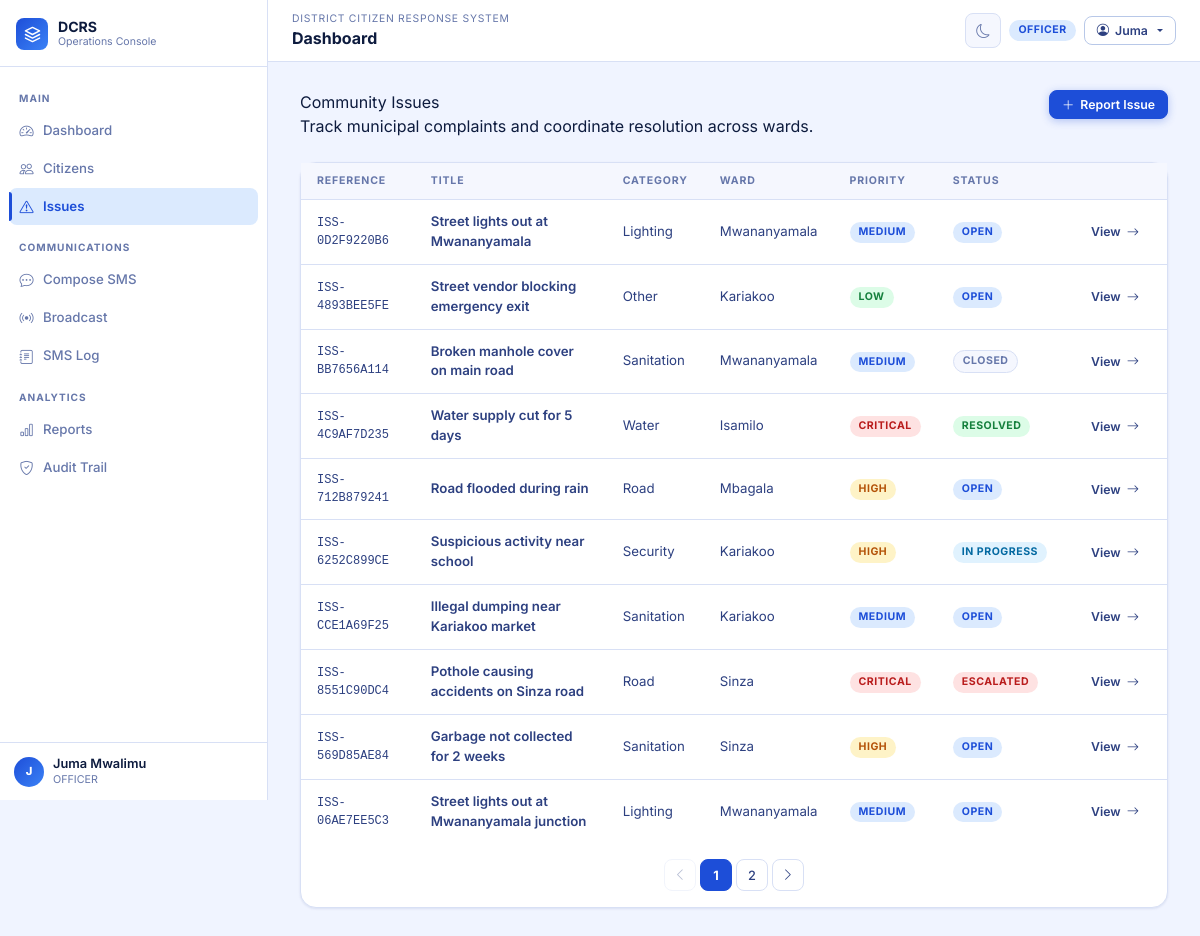
Screenshot of /issues/ (signed in) with the database file from the repository.
### apps/accounts/models.py (models this page shows, shortened)
class User(AbstractUser):
    class Role(models.TextChoices):
        ADMIN = "ADMIN", "Admin"
        OFFICER = "OFFICER", "Officer"
        CITIZEN = "CITIZEN", "Citizen"
    role = models.CharField(max_length=20, choices=Role.choices, default=Role.OFFICER)
    phone_number = models.CharField(max_length=20, blank=True, unique=True, null=True)
    national_id = models.CharField(max_length=32, blank=True, unique=True)
    ward = models.ForeignKey(
        "localities.Ward",
        on_delete=models.SET_NULL,
        null=True,
        blank=True,
        related_name="users",
    )
    is_phone_verified = models.BooleanField(default=False)
    failed_login_attempts = models.PositiveSmallIntegerField(default=0)
    locked_until = models.DateTimeField(blank=True, null=True)
    class Meta:
        ordering = ["username"]

### apps/issues/models.py (models this page shows, shortened)
class Issue(models.Model):
    class Category(models.TextChoices):
        SANITATION = "SANITATION", "Sanitation"
        ROAD = "ROAD", "Road"
        WATER = "WATER", "Water"
        LIGHTING = "LIGHTING", "Lighting"
        SECURITY = "SECURITY", "Security"
        OTHER = "OTHER", "Other"
    class Priority(models.TextChoices):
        LOW = "LOW", "Low"
        MEDIUM = "MEDIUM", "Medium"
        HIGH = "HIGH", "High"
        CRITICAL = "CRITICAL", "Critical"
    class Status(models.TextChoices):
        OPEN = "OPEN", "Open"
        IN_PROGRESS = "IN_PROGRESS", "In progress"
        ESCALATED = "ESCALATED", "Escalated"
        RESOLVED = "RESOLVED", "Resolved"
        CLOSED = "CLOSED", "Closed"
    reference_no = models.CharField(max_length=24, unique=True, editable=False)
    citizen = models.ForeignKey("citizens.Citizen", on_delete=models.CASCADE, related_name="issues")
    title = models.CharField(max_length=180)
    description = models.TextField()
    category = models.CharField(max_length=20, choices=Category.choices)
    priority = models.CharField(max_length=20, choices=Priority.choices, default=Priority.MEDIUM)
    status = models.CharField(max_length=20, choices=Status.choices, default=Status.OPEN)
    ward = models.ForeignKey("localities.Ward", on_delete=models.PROTECT, related_name="issues")
    assigned_officer = models.ForeignKey(
        settings.AUTH_USER_MODEL,
        on_delete=models.SET_NULL,
        blank=True,
        null=True,
        related_name="assigned_issues",
    )
    internal_notes = models.TextField(blank=True)
    escalated_to_district = models.BooleanField(default=False)
    closed_at = models.DateTimeField(blank=True, null=True)
    created_at = models.DateTimeField(auto_now_add=True)
    updated_at = models.DateTimeField(auto_now=True)
    class Meta:
        ordering = ["-created_at"]

### apps/localities/models.py (models this page shows, shortened)
class Ward(models.Model):
    district = models.ForeignKey(District, on_delete=models.CASCADE, related_name="wards")
    name = models.CharField(max_length=120)
    class Meta:
        ordering = ["name"]
        unique_together = [("district", "name")]

### apps/issues/views.py (the view)
# urls.py: path("", IssueListView.as_view(), name="list"),
class IssueListView(LoginRequiredMixin, ListView):
    model = Issue
    template_name = "issues/issue_list.html"
    paginate_by = 10
    context_object_name = "issues"
    def get_queryset(self):
        return Issue.objects.select_related("citizen", "ward", "assigned_officer").all()

### templates/issues/issue_list.html (shortened to what this page needs)
{% extends 'base.html' %}
{% block content %}
<div class="d-flex align-items-start justify-content-between mb-4">
  <div>
    <div class="page-header-h">Community Issues</div>
    <div class="page-header-p">Track municipal complaints and coordinate resolution across wards.</div>
  </div>
  <a class="btn btn-primary btn-sm" href="{% url 'issues:submit' %}">
    <i class="bi bi-plus-lg"></i> Report Issue
  </a>
</div>
<div class="card">
  <div class="table-wrap" style="border:none;border-radius:var(--r-lg)">
    <table class="dcrs-table">
      <thead>
        <tr>
          <th>Reference</th>
          <th>Title</th>
          <th>Category</th>
          <th>Ward</th>
          <th>Priority</th>
          <th>Status</th>
          <th></th>
        </tr>
      </thead>
      <tbody>
        {% for issue in issues %}
          <tr>
            <td class="td-mono">{{ issue.reference_no }}</td>
            <td class="td-bold">{{ issue.title|truncatechars:44 }}</td>
            <td>{{ issue.get_category_display }}</td>
            <td>{{ issue.ward.name }}</td>
            <td><span class="badge priority-{{ issue.priority }}">{{ issue.get_priority_display }}</span></td>
            <td><span class="badge status-{{ issue.status }}">{{ issue.get_status_display }}</span></td>
            <td>
              <a href="{% url 'issues:detail' issue.pk %}" class="btn btn-sm" style="background:var(--c-blue-dim);color:var(--c-blue);border:none;font-size:0.75rem;padding:4px 10px">
                View <i class="bi bi-arrow-right"></i>
              </a>
            </td>
          </tr>
        {% empty %}
          <tr><td colspan="7" class="text-center py-5" style="color:var(--c-muted);font-size:0.84rem">
            <i class="bi bi-exclamation-triangle d-block mb-2" style="font-size:1.5rem;opacity:0.4"></i>No issues reported yet.
          </td></tr>
        {% endfor %}
      </tbody>
    </table>
  </div>
  {% if is_paginated %}
    <div style="border-top:1px solid var(--c-border)">{% include 'partials/pagination.html' %}</div>
  {% endif %}
</div>
{% endblock %}

### templates/partials/sidebar.html
<aside class="app-sidebar" id="appSidebar">
  <div class="sidebar-header">
    <a class="sidebar-brand" href="{% url 'reports:dashboard' %}">
      <div class="brand-logo">
        <svg viewBox="0 0 24 24" fill="none">
          <path d="M12 2L2 7l10 5 10-5-10-5zM2 17l10 5 10-5M2 12l10 5 10-5" stroke="white" stroke-width="2" stroke-linecap="round" stroke-linejoin="round"/>
        </svg>
      </div>
      <div><div class="brand-name">DCRS</div><div class="brand-sub">Operations Console</div></div>
    </a>
  </div>
  <nav class="sidebar-nav">
    <span class="sidebar-section-label">Main</span>
    <a href="{% url 'reports:dashboard' %}"        class="sidebar-link"><i class="bi bi-speedometer2"></i> Dashboard</a>
    <a href="{% url 'citizens:list' %}"            class="sidebar-link"><i class="bi bi-people"></i> Citizens</a>
    <a href="{% url 'issues:list' %}"              class="sidebar-link"><i class="bi bi-exclamation-triangle"></i> Issues</a>
    <span class="sidebar-section-label">Communications</span>
    <a href="{% url 'notifications:compose' %}"    class="sidebar-link"><i class="bi bi-chat-dots"></i> Compose SMS</a>
    <a href="{% url 'notifications:broadcast' %}"  class="sidebar-link"><i class="bi bi-broadcast"></i> Broadcast</a>
    <a href="{% url 'notifications:log' %}"        class="sidebar-link"><i class="bi bi-journal-text"></i> SMS Log</a>
    <span class="sidebar-section-label">Analytics</span>
    <a href="{% url 'reports:registration_report' %}" class="sidebar-link"><i class="bi bi-bar-chart"></i> Reports</a>
    <a href="{% url 'reports:audit_log' %}"        class="sidebar-link"><i class="bi bi-shield-check"></i> Audit Trail</a>
  </nav>
  <div class="sidebar-footer">
    <div class="sb-user">
      <div class="sb-avatar">{{ user.get_full_name|default:user.username|slice:":1"|upper }}</div>
      <div>
        <div class="sb-name">{{ user.get_full_name|default:user.username }}</div>
        <div class="sb-role">{{ user.role|default:'Officer' }}</div>
      </div>
    </div>
  </div>
</aside>

### templates/partials/navbar.html (shortened to what this page needs)
<nav class="app-navbar">
  <div style="display:flex;align-items:center;gap:10px;min-width:0;flex:1">
    <div style="min-width:0">
      <div class="nav-bc">District Citizen Response System</div>
      <div class="nav-title">{% block page_title %}Dashboard{% endblock %}</div>
    </div>
  </div>
  <div style="display:flex;align-items:center;gap:8px;flex-shrink:0">
    <button class="btn-theme" data-theme-toggle title="Toggle theme"><i class="bi bi-moon"></i></button>
    <span class="badge badge-blue d-none d-md-inline-flex">{{ user.role|default:'Guest' }}</span>
    <div class="dropdown">
      <button class="btn btn-sm btn-outline dropdown-toggle" data-bs-toggle="dropdown" type="button">
        <i class="bi bi-person-circle"></i>
        <span class="d-none d-sm-inline">{{ user.get_short_name|default:user.username }}</span>
      </button>
    </div>
  </div>
</nav>

### rows the page displays
User: get_full_name "J", get_full_name "Juma Mwalimu", role "OFFICER", get_short_name "Juma"
Issue: reference_no "ISS-0D2F9220B6", title "Street lights out at Mwananyamala", category "Lighting", ward.name "Mwananyamala", priority "MEDIUM", status "OPEN"
Issue: reference_no "ISS-4893BEE5FE", title "Street vendor blocking emergency exit", category "Other", ward.name "Kariakoo", priority "LOW", status "OPEN"
Issue: reference_no "ISS-BB7656A114", title "Broken manhole cover on main road", category "Sanitation", ward.name "Mwananyamala", priority "MEDIUM", status "CLOSED"
Issue: reference_no "ISS-4C9AF7D235", title "Water supply cut for 5 days", category "Water", ward.name "Isamilo", priority "CRITICAL", status "RESOLVED"
Issue: reference_no "ISS-712B879241", title "Road flooded during rain", category "Road", ward.name "Mbagala", priority "HIGH", status "OPEN"
Issue: reference_no "ISS-6252C899CE", title "Suspicious activity near school", category "Security", ward.name "Kariakoo", priority "HIGH", status "IN PROGRESS"
Issue: reference_no "ISS-CCE1A69F25", title "Illegal dumping near Kariakoo market", category "Sanitation", ward.name "Kariakoo", priority "MEDIUM", status "OPEN"
Issue: reference_no "ISS-8551C90DC4", title "Pothole causing accidents on Sinza road", category "Road", ward.name "Sinza", priority "CRITICAL", status "ESCALATED"
Issue: reference_no "ISS-569D85AE84", title "Garbage not collected for 2 weeks", category "Sanitation", ward.name "Sinza", priority "HIGH", status "OPEN"
Issue: reference_no "ISS-06AE7EE5C3", title "Street lights out at Mwananyamala junction", category "Lighting", ward.name "Mwananyamala", priority "MEDIUM", status "OPEN"

### other values shown
{{ num }} "1"
{{ num }} "2"
